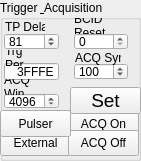
    <widget class="QGroupBox" name="groupBox_12">
     <property name="geometry">
      <rect>
       <x>10</x>
       <y>180</y>
       <width>141</width>
       <height>161</height>
      </rect>
     </property>
     <property name="font">
      <font>
       <family>Arial</family>
       <pointsize>9</pointsize>
      </font>
     </property>
     <property name="title">
      <string>Trigger &amp; Acquisition</string>
     </property>
     <widget class="QSpinBox" name="acqWindow">
      <property name="geometry">
       <rect>
        <x>4</x>
        <y>93</y>
        <width>55</width>
        <height>16</height>
       </rect>
      </property>
      <property name="font">
       <font>
        <family>Arial</family>
        <pointsize>9</pointsize>
       </font>
      </property>
      <property name="minimum">
       <number>1</number>
      </property>
      <property name="maximum">
       <number>50000</number>
      </property>
      <property name="singleStep">
       <number>1</number>
      </property>
      <property name="value">
       <number>4096</number>
      </property>
     </widget>
     <widget class="QSpinBox" name="acqSync">
      <property name="geometry">
       <rect>
        <x>74</x>
        <y>63</y>
        <width>54</width>
        <height>17</height>
       </rect>
      </property>
      <property name="font">
       <font>
        <family>Arial</family>
        <pointsize>9</pointsize>
       </font>
      </property>
      <property name="minimum">
       <number>1</number>
      </property>
      <property name="maximum">
       <number>50000</number>
      </property>
      <property name="singleStep">
       <number>1</number>
      </property>
      <property name="value">
       <number>100</number>
      </property>
     </widget>
     <widget class="QSpinBox" name="pulserDelay">
      <property name="geometry">
       <rect>
        <x>4</x>
        <y>33</y>
        <width>55</width>
        <height>17</height>
       </rect>
      </property>
      <property name="font">
       <font>
        <family>Arial</family>
        <pointsize>9</pointsize>
       </font>
      </property>
      <property name="minimum">
       <number>1</number>
      </property>
      <property name="maximum">
       <number>50000</number>
      </property>
      <property name="singleStep">
       <number>1</number>
      </property>
      <property name="value">
       <number>81</number>
      </property>
     </widget>
     <widget class="QLineEdit" name="trgPeriod">
      <property name="geometry">
       <rect>
        <x>4</x>
        <y>63</y>
        <width>55</width>
        <height>17</height>
       </rect>
      </property>
      <property name="font">
       <font>
        <family>Arial</family>
        <pointsize>9</pointsize>
       </font>
      </property>
      <property name="text">
       <string>3FFFE</string>
      </property>
      <property name="alignment">
       <set>Qt::AlignRight|Qt::AlignTrailing|Qt::AlignVCenter</set>
      </property>
     </widget>
     <widget class="QPushButton" name="trgExternal">
      <property name="geometry">
       <rect>
        <x>0</x>
        <y>130</y>
        <width>71</width>
        <height>26</height>
       </rect>
      </property>
      <property name="font">
       <font>
        <pointsize>9</pointsize>
       </font>
      </property>
      <property name="focusPolicy">
       <enum>Qt::NoFocus</enum>
      </property>
      <property name="autoFillBackground">
       <bool>false</bool>
      </property>
      <property name="text">
       <string>External</string>
      </property>
      <property name="autoDefault">
       <bool>false</bool>
      </property>
     </widget>
     <widget class="QPushButton" name="onACQ">
      <property name="geometry">
       <rect>
        <x>68</x>
        <y>110</y>
        <width>71</width>
        <height>27</height>
       </rect>
      </property>
      <property name="font">
       <font>
        <pointsize>9</pointsize>
       </font>
      </property>
      <property name="focusPolicy">
       <enum>Qt::NoFocus</enum>
      </property>
      <property name="text">
       <string>ACQ On</string>
      </property>
     </widget>
     <widget class="QPushButton" name="offACQ">
      <property name="geometry">
       <rect>
        <x>68</x>
        <y>130</y>
        <width>71</width>
        <height>26</height>
       </rect>
      </property>
      <property name="font">
       <font>
        <pointsize>9</pointsize>
       </font>
      </property>
      <property name="focusPolicy">
       <enum>Qt::NoFocus</enum>
      </property>
      <property name="text">
       <string>ACQ Off</string>
      </property>
     </widget>
     <widget class="QSpinBox" name="bcid_reset">
      <property name="geometry">
       <rect>
        <x>74</x>
        <y>33</y>
        <width>54</width>
        <height>17</height>
       </rect>
      </property>
      <property name="font">
       <font>
        <family>Arial</family>
        <pointsize>9</pointsize>
       </font>
      </property>
      <property name="minimum">
       <number>0</number>
      </property>
      <property name="maximum">
       <number>65535</number>
      </property>
      <property name="singleStep">
       <number>1</number>
      </property>
      <property name="value">
       <number>0</number>
      </property>
     </widget>
     <widget class="QLabel" name="label_14">
      <property name="geometry">
       <rect>
        <x>75</x>
        <y>50</y>
        <width>46</width>
        <height>16</height>
       </rect>
      </property>
      <property name="font">
       <font>
        <pointsize>9</pointsize>
       </font>
      </property>
      <property name="text">
       <string>ACQ Sync</string>
      </property>
     </widget>
     <widget class="QLabel" name="label_15">
      <property name="geometry">
       <rect>
        <x>4</x>
        <y>79</y>
        <width>41</width>
        <height>16</height>
       </rect>
      </property>
      <property name="font">
       <font>
        <pointsize>9</pointsize>
       </font>
      </property>
      <property name="text">
       <string>ACQ Win</string>
      </property>
      <property name="wordWrap">
       <bool>true</bool>
      </property>
     </widget>
     <widget class="QLabel" name="label_5">
      <property name="geometry">
       <rect>
        <x>5</x>
        <y>19</y>
        <width>40</width>
        <height>16</height>
       </rect>
      </property>
      <property name="font">
       <font>
        <pointsize>9</pointsize>
       </font>
      </property>
      <property name="text">
       <string>TP Delay</string>
      </property>
     </widget>
     <widget class="QLabel" name="label_35">
      <property name="geometry">
       <rect>
        <x>74</x>
        <y>18</y>
        <width>52</width>
        <height>16</height>
       </rect>
      </property>
      <property name="font">
       <font>
        <pointsize>9</pointsize>
       </font>
      </property>
      <property name="text">
       <string>BCID Reset</string>
      </property>
      <property name="wordWrap">
       <bool>true</bool>
      </property>
     </widget>
     <widget class="QLabel" name="label_18">
      <property name="geometry">
       <rect>
        <x>5</x>
        <y>50</y>
        <width>32</width>
        <height>16</height>
       </rect>
      </property>
      <property name="font">
       <font>
        <pointsize>9</pointsize>
       </font>
      </property>
      <property name="text">
       <string>Trg Per</string>
      </property>
      <property name="wordWrap">
       <bool>true</bool>
      </property>
     </widget>
     <widget class="QPushButton" name="setTrgAcqConst">
      <property name="geometry">
       <rect>
        <x>70</x>
        <y>87</y>
        <width>71</width>
        <height>27</height>
       </rect>
      </property>
      <property name="font">
       <font>
        <pointsize>14</pointsize>
       </font>
      </property>
      <property name="text">
       <string>Set</string>
      </property>
     </widget>
     <widget class="QPushButton" name="trgPulser">
      <property name="geometry">
       <rect>
        <x>0</x>
        <y>110</y>
        <width>71</width>
        <height>27</height>
       </rect>
      </property>
      <property name="font">
       <font>
        <pointsize>9</pointsize>
       </font>
      </property>
      <property name="focusPolicy">
       <enum>Qt::NoFocus</enum>
      </property>
      <property name="text">
       <string>Pulser</string>
      </property>
     </widget>
    </widget>
